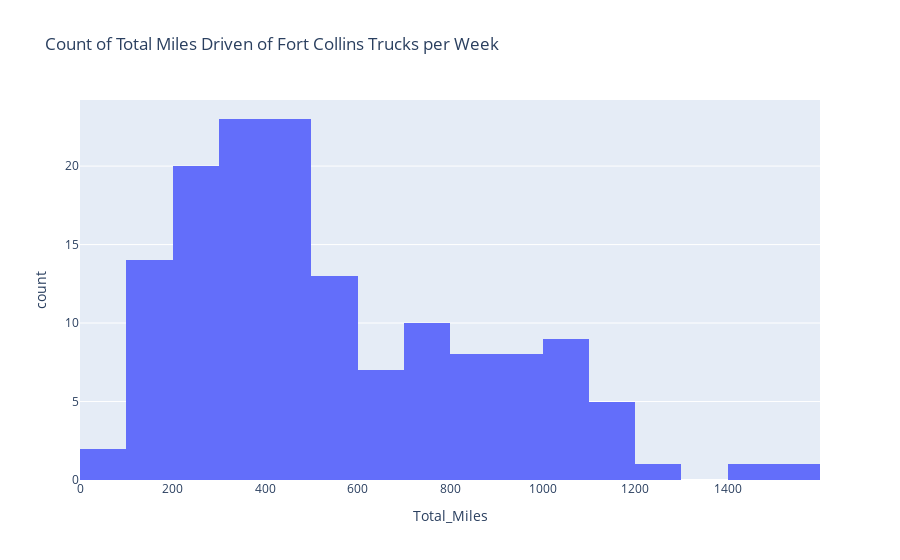

The notebook cell this image was saved under:
### Code cell
FC1 = px.histogram(FC, x='Total_Miles', 
                   title = "Count of Total Miles Driven of Fort Collins Trucks per Week")
FC1.show()

### Figure 1 — Plotly figure (JSON) as saved in the notebook; plotly's stock layout.template omitted (floating-point values rounded to 4 significant figures; data arrays with more than 128 entries replaced by an {"elided": "..."} marker saying what was removed)
{"data": [{"alignmentgroup": "True", "bingroup": "x", "hovertemplate": "Total_Miles=%{x}<br>count=%{y}<extra></extra>", "legendgroup": "", "marker": {"color": "#636efa", "pattern": {"shape": ""}}, "name": "", "offsetgroup": "", "orientation": "v", "showlegend": false, "type": "histogram", "x": {"elided": "145 int values"}, "xaxis": "x", "yaxis": "y"}], "layout": {"barmode": "relative", "legend": {"tracegroupgap": 0}, "title": {"text": "Count of Total Miles Driven of Fort Collins Trucks per Week"}, "xaxis": {"anchor": "y", "domain": [0, 1], "title": {"text": "Total_Miles"}}, "yaxis": {"anchor": "x", "domain": [0, 1], "title": {"text": "count"}}}}
